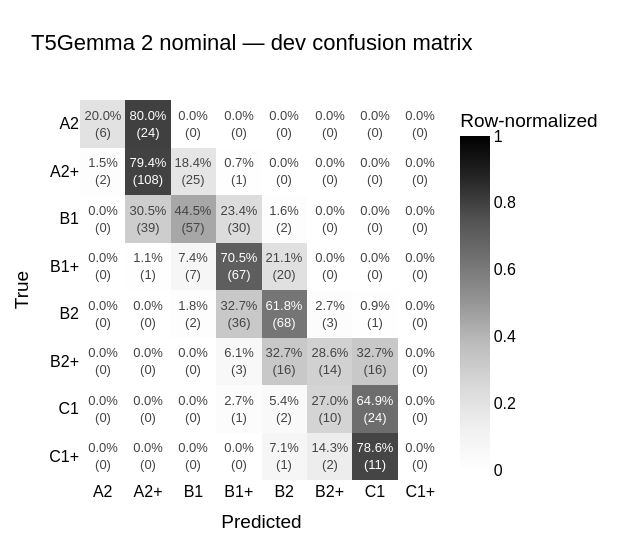

Notebook code for this chart:
### Markdown cell above
## Confusion matrix

### Code cell
import plotly.graph_objects as go
from sklearn.metrics import confusion_matrix

counts = confusion_matrix(dev_gold, dev_preds, labels=list(range(NUM_CLASSES)))
row_sums = counts.sum(axis=1, keepdims=True)
with np.errstate(divide="ignore", invalid="ignore"):
    norm = np.nan_to_num(np.divide(counts, row_sums, where=row_sums != 0))

annot = np.empty_like(counts, dtype=object)
for i in range(NUM_CLASSES):
    for j in range(NUM_CLASSES):
        annot[i, j] = f"{norm[i, j] * 100:.1f}%<br>({counts[i, j]})"

fig = go.Figure(go.Heatmap(
    z=norm, x=LEVELS, y=LEVELS,
    text=annot, texttemplate="%{text}",
    hoverongaps=False,
    colorscale="Greys", zmin=0, zmax=1,
    colorbar=dict(title="Row-normalized"),
))
fig.update_xaxes(title_text="Predicted")
fig.update_yaxes(title_text="True", autorange="reversed")
fig.update_layout(
    title=dict(text="T5Gemma 2 nominal — dev confusion matrix"),
    font=dict(family="Arial", size=16, color="black"),
    width=620, height=560,
    margin=dict(l=80, r=100, t=100, b=80),
)
fig.show()

### Figure 1 — Plotly figure (JSON) as saved in the notebook; plotly's stock layout.template omitted (floating-point values rounded to 4 significant figures)
{"data": [{"colorbar": {"title": {"text": "Row-normalized"}}, "colorscale": [[0, "rgb(255,255,255)"], [0.125, "rgb(240,240,240)"], [0.25, "rgb(217,217,217)"], [0.375, "rgb(189,189,189)"], [0.5, "rgb(150,150,150)"], [0.625, "rgb(115,115,115)"], [0.75, "rgb(82,82,82)"], [0.875, "rgb(37,37,37)"], [1, "rgb(0,0,0)"]], "hoverongaps": false, "text": [["20.0%<br>(6)", "80.0%<br>(24)", "0.0%<br>(0)", "0.0%<br>(0)", "0.0%<br>(0)", "0.0%<br>(0)", "0.0%<br>(0)", "0.0%<br>(0)"], ["1.5%<br>(2)", "79.4%<br>(108)", "18.4%<br>(25)", "0.7%<br>(1)", "0.0%<br>(0)", "0.0%<br>(0)", "0.0%<br>(0)", "0.0%<br>(0)"], ["0.0%<br>(0)", "30.5%<br>(39)", "44.5%<br>(57)", "23.4%<br>(30)", "1.6%<br>(2)", "0.0%<br>(0)", "0.0%<br>(0)", "0.0%<br>(0)"], ["0.0%<br>(0)", "1.1%<br>(1)", "7.4%<br>(7)", "70.5%<br>(67)", "21.1%<br>(20)", "0.0%<br>(0)", "0.0%<br>(0)", "0.0%<br>(0)"], ["0.0%<br>(0)", "0.0%<br>(0)", "1.8%<br>(2)", "32.7%<br>(36)", "61.8%<br>(68)", "2.7%<br>(3)", "0.9%<br>(1)", "0.0%<br>(0)"], ["0.0%<br>(0)", "0.0%<br>(0)", "0.0%<br>(0)", "6.1%<br>(3)", "32.7%<br>(16)", "28.6%<br>(14)", "32.7%<br>(16)", "0.0%<br>(0)"], ["0.0%<br>(0)", "0.0%<br>(0)", "0.0%<br>(0)", "2.7%<br>(1)", "5.4%<br>(2)", "27.0%<br>(10)", "64.9%<br>(24)", "0.0%<br>(0)"], ["0.0%<br>(0)", "0.0%<br>(0)", "0.0%<br>(0)", "0.0%<br>(0)", "7.1%<br>(1)", "14.3%<br>(2)", "78.6%<br>(11)", "0.0%<br>(0)"]], "texttemplate": "%{text}", "type": "heatmap", "x": ["A2", "A2+", "B1", "B1+", "B2", "B2+", "C1", "C1+"], "y": ["A2", "A2+", "B1", "B1+", "B2", "B2+", "C1", "C1+"], "z": [[0.2, 0.8, 0.0, 0.0, 0.0, 0.0, 0.0, 0.0], [0.01471, 0.7941, 0.1838, 0.007353, 0.0, 0.0, 0.0, 0.0], [0.0, 0.3047, 0.4453, 0.2344, 0.01562, 0.0, 0.0, 0.0], [0.0, 0.01053, 0.07368, 0.7053, 0.2105, 0.0, 0.0, 0.0], [0.0, 0.0, 0.01818, 0.3273, 0.6182, 0.02727, 0.009091, 0.0], [0.0, 0.0, 0.0, 0.06122, 0.3265, 0.2857, 0.3265, 0.0], [0.0, 0.0, 0.0, 0.02703, 0.05405, 0.2703, 0.6486, 0.0], [0.0, 0.0, 0.0, 0.0, 0.07143, 0.1429, 0.7857, 0.0]], "zmax": 1, "zmin": 0}], "layout": {"font": {"color": "black", "family": "Arial", "size": 16}, "height": 560, "margin": {"b": 80, "l": 80, "r": 100, "t": 100}, "title": {"text": "T5Gemma 2 nominal — dev confusion matrix"}, "width": 620, "xaxis": {"title": {"text": "Predicted"}}, "yaxis": {"autorange": "reversed", "title": {"text": "True"}}}}
